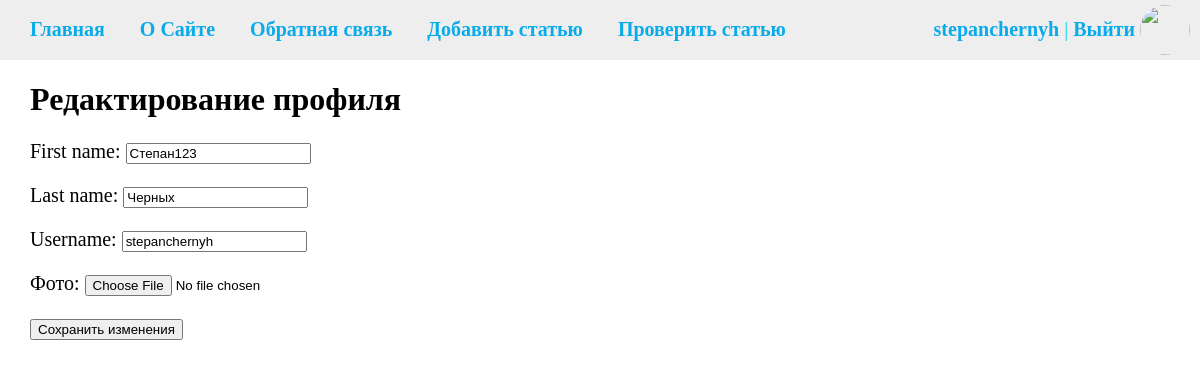
The page /edit/ (signed in) on the database its author committed.
### cars/models.py (models this page shows, shortened)
class CustomUser(AbstractUser):
    slug = models.SlugField(max_length=255, unique=True, db_index=True, verbose_name="user URL")
    photo = models.ImageField(upload_to="photos/%Y/%m/%d/", verbose_name="Фото", blank=True, null=True)
    is_moder = models.BooleanField(default=False)
    def get_absolute_url(self):
        return reverse('profile', kwargs={'profile_slug':self.slug})

### cars/views.py (the view, shortened to what this page needs)
# urls.py: path('edit/', EditProfile.as_view(), name='editprofile'),
class EditProfile(DataMixin, LoginRequiredMixin, UpdateView):
    model = CustomUser
    form_class = EditProfileForm
    template_name = 'cars/edit_profile.html'
    success_url = reverse_lazy('home')
    def get_object(self, queryset=None):
        return self.request.user
    def get_context_data(self, **kwargs):
        context = super().get_context_data(**kwargs)
        form = EditProfileForm(instance=self.request.user)
        c_def = self.get_user_context(title="Редактирование профиля", form=form)
        context.update(c_def)
        return context

### cars/forms.py
class EditProfileForm(forms.ModelForm):
    class Meta:
        model = CustomUser
        fields = ('first_name', 'last_name', 'username', 'photo')
    def __init__(self, *args, **kwargs):
        super().__init__(*args, **kwargs)
        for field in self.fields:
            self.fields[field].widget.attrs.update({
                'class': 'form-control',
                'autocomplete': 'off',
            })

### cars/utils.py (called while the page is built)
    def get_user_context(self, **kwargs):
        context = kwargs
        brands = Brands.objects.all()
        context['menu'] = menu
        context['brands'] = brands
        if 'brand_selected' not in kwargs:
            context['brand_selected'] = 0
        return context

### cars/templates/cars/edit_profile.html (shortened to what this page needs)
{% extends 'cars/base.html' %}
{% block content %}
<h1>{{title}}</h1>
<form method="post">
{% for f in form %}
<p><label class="form-label" for="{{ f.id_for_label }}">{{f.label}}: </label>{{ f }}</p>
{% endfor %}
    <button type="submit">Сохранить изменения</button>
</form>
{% endblock %}

### cars/templates/cars/base.html (shortened to what this page needs)
{% load static %}
<!DOCTYPE html>
<html>
<head>
	<link type="text/css" href="{% static 'cars/css/styles.css' %}" rel="stylesheet" />
</head>
<body>
{% block mainmenu %}
		<header>
			<ul id="mainmenu" class="mainmenu">
				<li><a href="{% url 'home' %}">Главная</a></li>
	{% for m in menu %}
				<li><a href="{% url m.url_name %}">{{m.title}}</a></li>
	{% endfor %}
	{% if request.user.is_authenticated %}
				<li><a href="{% url 'addpage' %}">Добавить статью</a></li>
	{% endif %}
	{% if request.user.is_authenticated and request.user.is_moder %}
				<li><a href="{% url 'modering' %}">Проверить статью</a></li>
	{% endif %}
	{% if request.user.is_authenticated %}
				<a href="{{user.get_absolute_url}}"><img class="user-photo" src="/media/{{ user.photo }}"></a>
				<li class="last"><a href="{{user.get_absolute_url}}">{{user.username}}</a> | <a href="{% url 'logout' %}">Выйти</a></li>
	{% else %}
				<li class="last"><a href="{% url 'register' %}">Регистрация</a> | <a href="{% url 'login' %}">Войти</a></li>
	{% endif %}
				</ul>
		</header>
{% endblock mainmenu %}
	<div class="content-text">
{% block content %}
{% endblock %}
	</div>
</body>
</html>

### cars/static/cars/css/styles.css (style rules this page uses)
body { margin: 0; overflow-x: hidden; }
header { display: flex; margin: 0; width: 100%; height: 60px; position: fixed; background-color: #f6f4f4; }
.content-text { display: inline-block; margin: 60px 0 0 30px; color: #000; font-size: 20px; font-family: Yandex Sans Display Light; height: 100%; width: 100%; flex-grow: 1; }
.content-text h1 { font-size: 32px; }
header { background: #eee; height: 60px; position: fixed; width: 100%; }
ul.mainmenu { list-style: none; margin: 0; padding: 0; width: 100%; height: 60px; color: #0ad3ea; font-size: 20px; overflow: hidden; }
ul.mainmenu li { float: left; margin: 18px 5px 0 30px; }
ul.mainmenu li.last { float: right; }
ul.mainmenu li a { font-family: "Trebuchet MS"; font-weight: bold; color: #0aabea; text-decoration: none; }
img { width: 300px; height: auto; }
img.user-photo { border-radius: 100%; margin: 5px 10px 0 0; width: 50px; height: 50px; float: right; object-fit: cover; overflow: hidden; }
a { color: #000000; text-decoration: none; }

### rows shown on the page
CustomUser: username "stepanchernyh", form "Степан123" "Черных" "stepanchernyh"

### other values the page prints
{{ m.title }} "О Сайте" "Обратная связь"
{{ title }} "Редактирование профиля"
{{ f.label }} "First name" "Last name" "Username" "Фото"
